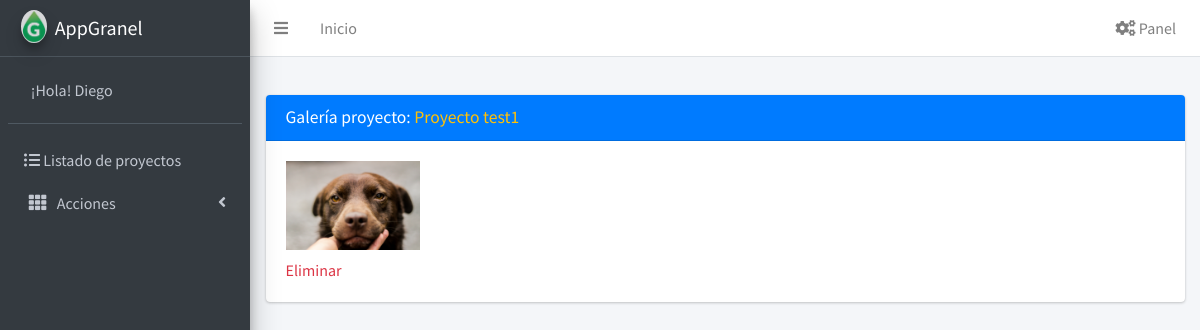
Page /proyectos/imagen_detalle/1/ (signed in) on the committed database.
### proyectos/models.py (models this page shows, shortened)
class Proyecto(models.Model):
    nombre = models.CharField(max_length=250)
    objeto = models.TextField()
    contratista = models.CharField(max_length=150)
    numero_contrato = models.IntegerField(verbose_name="Número Contrato")
    estado = models.CharField(max_length=2, choices=ESTADO)
    fecha_inicio = models.DateField()
    fecha_fin = models.DateField()
    creado = models.DateTimeField(auto_now_add=True)
    actualizado = models.DateTimeField(auto_now=True)
    terminal = models.CharField(max_length=3, choices=TERMINAL)
    valor_proyecto = models.IntegerField(blank=True, null=True)
    programado = models.FloatField(max_length=5, blank=True, null=True)
    avance = models.FloatField(max_length=5, blank=True, null=True)
    responsable = models.CharField(max_length=50, blank=True)
    interventoria = models.BooleanField(default=False)
    uc = models.ForeignKey(User, on_delete=models.CASCADE, verbose_name="Usuario que Crea")
    um = models.IntegerField(blank=True, null=True, verbose_name="Usuario que modifica")
    class Meta:
        ordering = ['-creado']

class Imagen(models.Model):
    proyecto = models.ForeignKey(Proyecto, on_delete=models.CASCADE)
    nombre = models.CharField(max_length=150)
    imagen = models.ImageField(upload_to='imagenes/%Y/%m/%d/')
    creado = models.DateTimeField(auto_now_add=True)
    actualizado = models.DateTimeField(auto_now=True)
    uc = models.ForeignKey(User, on_delete=models.CASCADE, verbose_name="Usuario que Crea")
    um = models.IntegerField(blank=True, null=True)
    class Meta:
        ordering = ['-creado']

### proyectos/views.py (the view)
# urls.py: path('imagen_detalle/<int:id>/', views.detalle_imagen, name='detalle_imagen'),
@login_required(login_url='login')
def detalle_imagen(request, id):
    imagenes = Imagen.objects.filter(proyecto_id=id)
    try:
        e = Imagen.objects.get(id=id)
    except Imagen.DoesNotExist:
        e = None
    if e == None:
        vp = Proyecto.objects.get(id=id)
    else:
        vp = Proyecto.objects.get(id=e.id)
    return render(request, 'proyectos/imagen/imagen_detalle.html',{'imagenes':imagenes,'vp':vp})

### proyectos/templates/proyectos/imagen/imagen_detalle.html (shortened to what this page needs)
{% extends 'core/base.html' %}
{% load humanize %}
{% block contenido %}
<div class="content-wrapper">
    <section class="content-header">
    </section>
    <section class="content">
        <div class="container-fluid">
            <div class="row">
                <div class="col-12">
                    <div class="card card-primary">
                        <div class="card-header">
                            <h4 class="card-title">Galería proyecto: <a href="{% url 'detalle_proyecto' vp.id %}"
                                    class="text-warning">{{vp.nombre}}</a></h4>
                        </div>
                        <div class="card-body">
                            <div class="row">
                                {% if imagenes %}
                                    {% for i in imagenes %}
                                        <div class="col-sm-2">
                                            <a href="{{i.imagen.url}}" data-toggle="lightbox" data-title="{{i.nombre}}"  data-gallery="gallery">
                                                <img src="{{i.imagen.url}}" class="img-fluid mb-2" alt="{{i.nombre}}" />
                                            </a>
                                            <a href="{% url 'borrar_imagen' i.pk %}" class="text-danger">Eliminar</a>
                                        </div>
                                    {% endfor %}
                                {% else %}
                                    <h3>Todavia no hay imágenes</h3>
                                {% endif %}
                            </div>
                        </div>
                    </div>
                </div>
            </div>
        </div>
    </section>
</div>
{% endblock contenido %}

### core/templates/core/base.html (shortened to what this page needs)
{% load static %}
<!DOCTYPE html>
<html lang="es">
<head>
    <link rel="stylesheet" href="{% static 'css/fontawesome-free/css/all.min.css' %}">
    <link rel="stylesheet" href="https://code.ionicframework.com/ionicons/2.0.1/css/ionicons.min.css">
    <link rel="stylesheet" href="{% static 'css/tempusdominus-bootstrap-4.min.css' %}">
    <link rel="stylesheet" href="{% static 'css/Chart.min.css' %}">
    <link rel="stylesheet" href="{% static 'css/icheck-bootstrap.min.css' %}">
    <link rel="stylesheet" href="{% static 'css/ekko-lightbox.css' %}">
    <link rel="stylesheet" href="{% static 'css/adminlte.min.css' %}">
    <link rel="stylesheet" href="{% static 'css/OverlayScrollbars.min.css' %}">
    <link rel="stylesheet" href="{% static 'css/daterangepicker.css' %}">
    <link rel="stylesheet" href="{% static 'css/summernote-bs4.min.css' %}">
    <link rel="stylesheet" href="{% static 'css/jquery-confirm.min.css' %}">
</head>
<body class="hold-transition sidebar-mini layout-fixed">
    <div class="wrapper">
        {% if user.is_authenticated %}
            {% include 'core/navbar.html' %}
            {% include 'core/sidebar.html' %}
            {% block contenido %}
            {% endblock contenido %}
        {% endif %}
    </div>
</body>
</html>

### core/templates/core/navbar.html (shortened to what this page needs)
<nav class="main-header navbar navbar-expand navbar-white navbar-light">
    <ul class="navbar-nav">
        <li class="nav-item">
            <a class="nav-link" data-widget="pushmenu" href="#" role="button"><i class="fas fa-bars"></i></a>
        </li>
        <li class="nav-item d-none d-sm-inline-block">
            <a href="{% url 'graficos' %}" class="nav-link">Inicio</a>
        </li>
    </ul>
    <ul class="navbar-nav ml-auto">
        <li class="nav-item dropdown">
            <a class="nav-link" data-toggle="dropdown" href="#">
                <i class="fas fa-cogs"></i> Panel
            </a>
        </li>
    </ul>
</nav>

### core/templates/core/sidebar.html (shortened to what this page needs)
{% load static %}
<aside class="main-sidebar sidebar-dark-primary elevation-4">
  <a href="{% url 'graficos' %}" class="brand-link">
    <img src="{% static 'img/favicon.png' %}" alt="Logo AppGranel" class="brand-image img-circle elevation-3" style="opacity: .8">
    <span class="brand-text font-weight-light"><b>AppGranel</b> </span>
  </a>
  <div class="sidebar">
    <div class="user-panel mt-3 pb-3 mb-3 d-flex">
      <div class="image">
      </div>
      <div class="info">
        <a href="#" class="d-block">¡Hola! {{user.username|escape}}</a>
      </div>
    </div>
    <nav class="mt-2">
      <ul class="nav nav-pills nav-sidebar flex-column" data-widget="treeview" role="menu" data-accordion="false">
        <li class="nav-item">
          <a href="{% url 'proyectos_list' %}" class="nav-link">
            <i class="fas fa-list-ul"></i>
            <p>Listado de proyectos</p>
          </a>
        </li>
        <li class="nav-item">
          <a href="#" class="nav-link">
            <i class="nav-icon fas fa-th"></i>
            <p>Acciones<i class="fas fa-angle-left right"></i>
            </p>
          </a>
        </li>
      </ul>
    </nav>
  </div>
</aside>

### rows in the picture
Proyecto: nombre "Proyecto test1"
Imagen: imagen (picture)

### other values in the picture
{{ user.username|escape }} "Diego"
